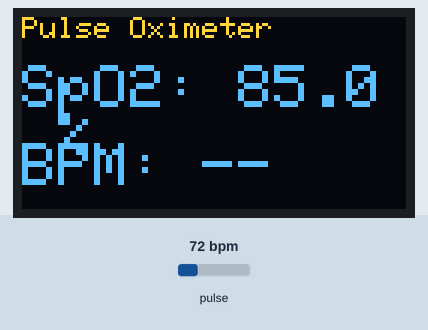
Recording of a sketch running on a simulated ESP32. Parts: 128×64 one-colour display. The inputs (shaded band) are chosen by the test bench; at power-on: pulse 72 bpm. The OLED is the two-colour kind (top 16 rows yellow).

Above: at 1.2 s.
1.3 s: pulse set to 130 bpm
3.8 s: pulse set to 42 bpm
At 5.37 s:
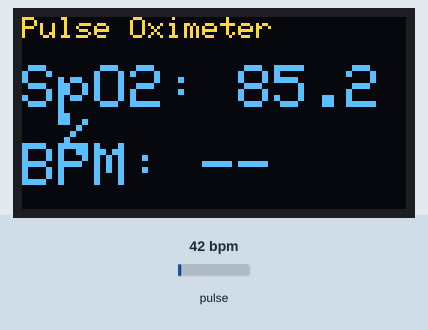
6.7 s: pulse set to 100 bpm
At 14.08 s:
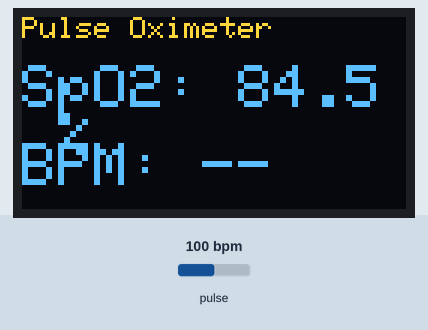
Timing chart, 0 to 15.3 s (numbered marks = the images above; inputs shaded):
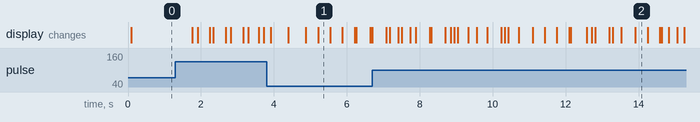

The sketch:

Final_Code.ino
```cpp
#include <Wire.h>
#include "MAX30105.h"
#include <Adafruit_GFX.h>
#include <Adafruit_SSD1306.h>

#define SCREEN_WIDTH 128
#define SCREEN_HEIGHT 64
#define OLED_RESET -1

Adafruit_SSD1306 display(SCREEN_WIDTH, SCREEN_HEIGHT, &Wire, OLED_RESET);
MAX30105 particleSensor;

float timeInSeconds = 0.0;
float samplingInterval = 0.01;
float lastPeakTime = 0.0;

const int bufferSize = 100;
float bufferIR[bufferSize], bufferRed[bufferSize];
int bufferIndex = 0;

float previousInputIR = 0, previousHPF_IR = 0, previousLPF_IR = 0;
float previousInputRed = 0, previousHPF_Red = 0, previousLPF_Red = 0;

void setup() {
  Wire.begin(21, 22); // ESP32 I2C pins: SDA=21, SCL=22

  display.begin(SSD1306_SWITCHCAPVCC, 0x3C);
  display.clearDisplay();
  display.setTextColor(SSD1306_WHITE);
  display.setTextSize(1);
  display.setCursor(0, 0);
  display.println("Initializing...");
  display.display();

  if (!particleSensor.begin(Wire, I2C_SPEED_STANDARD)) {
    display.clearDisplay();
    display.setCursor(0, 0);
    display.println("MAX30102 not found!");
    display.display();
    while (1);
  }

  particleSensor.setup();
  particleSensor.setPulseAmplitudeIR(0x24);
  particleSensor.setPulseAmplitudeRed(0x24);
}

void loop() {
  float rawIR = (float)particleSensor.getIR();
  float rawRed = (float)particleSensor.getRed();

  const float alphaHPF = 0.0245;
  const float alphaLPF = 0.239;

  // IR filter
  float hpfIR = alphaHPF * (previousHPF_IR + rawIR - previousInputIR);
  float lpfIR = alphaLPF * hpfIR + (1 - alphaLPF) * previousLPF_IR;
  previousInputIR = rawIR;
  previousHPF_IR = hpfIR;
  previousLPF_IR = lpfIR;

  // Red filter
  float hpfRed = alphaHPF * (previousHPF_Red + rawRed - previousInputRed);
  float lpfRed = alphaLPF * hpfRed + (1 - alphaLPF) * previousLPF_Red;
  previousInputRed = rawRed;
  previousHPF_Red = hpfRed;
  previousLPF_Red = lpfRed;

  bufferIR[bufferIndex] = lpfIR;
  bufferRed[bufferIndex] = lpfRed;
  bufferIndex = (bufferIndex + 1) % bufferSize;

  float sumIR = 0, sumRed = 0;
  for (int i = 0; i < bufferSize; i++) {
    sumIR += bufferIR[i];
    sumRed += bufferRed[i];
  }
  float dcIR = sumIR / bufferSize;
  float dcRed = sumRed / bufferSize;

  float minIR = bufferIR[0], maxIR = bufferIR[0];
  float minRed = bufferRed[0], maxRed = bufferRed[0];
  for (int i = 0; i < bufferSize; i++) {
    if (bufferIR[i] > maxIR) maxIR = bufferIR[i];
    if (bufferIR[i] < minIR) minIR = bufferIR[i];
    if (bufferRed[i] > maxRed) maxRed = bufferRed[i];
    if (bufferRed[i] < minRed) minRed = bufferRed[i];
  }

  float acIR = maxIR - minIR;
  float acRed = maxRed - minRed;
  float R = (acRed / dcRed) / (acIR / dcIR);
  float SpO2 = 110 - 25 * R;
  SpO2 = constrain(SpO2, 0, 100);

  float bpm = 0;
  float refractoryPeriod = timeInSeconds - lastPeakTime;
  if (lpfIR > (dcIR + acIR * 0.6) && refractoryPeriod > 0.3) {
    lastPeakTime = timeInSeconds;
    bpm = 60.0 / refractoryPeriod;
  }

  // Update OLED
  display.clearDisplay();
  display.setCursor(0, 0);
  display.setTextSize(1);
  display.println("Pulse Oximeter");
  display.setTextSize(2);
  display.setCursor(0, 16);
  display.print("SpO2: ");
  display.print(SpO2, 1);
  display.println(" %");

  display.setCursor(0, 42);
  display.print("BPM: ");
  if (bpm > 0) {
    display.print(bpm, 1);
  } else {
    display.print("--");
  }

  display.display();

  timeInSeconds += samplingInterval;
  delay(10);
}
```
